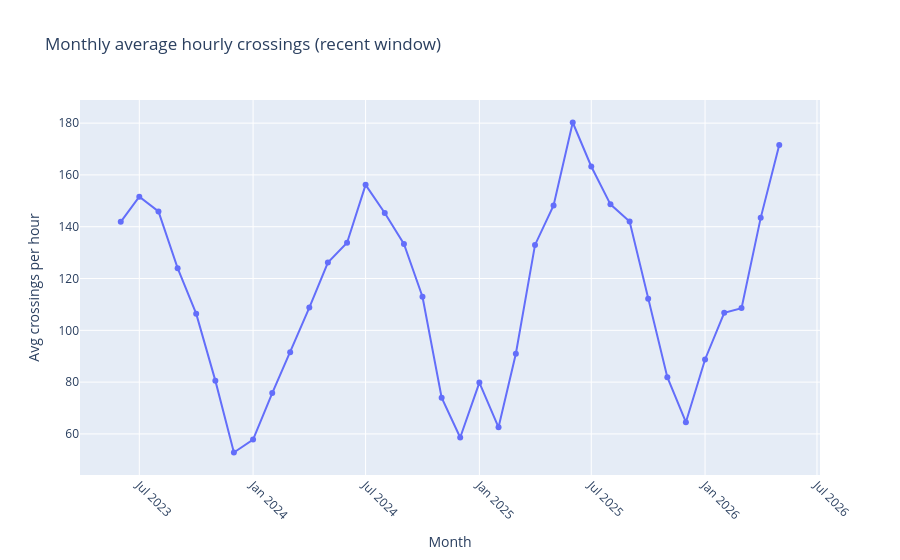

Write notebook code for a chart like this one.
### Code cell
# Line: monthly trend (last 36 months for readability)
plot_monthly = monthly_df.tail(36)
fig_month = px.line(
    plot_monthly,
    x="year_month",
    y="avg_hourly_crossings",
    markers=True,
    title="Monthly average hourly crossings (recent window)",
    labels={"year_month": "Month", "avg_hourly_crossings": "Avg crossings per hour"},
)
fig_month.update_xaxes(tickangle=45)
fig_month.write_image(FIG_DIR / "monthly_trend.png")
fig_month.show()

### Figure 1 — Plotly figure (JSON) as saved in the notebook; plotly's stock layout.template omitted (floating-point values rounded to 4 significant figures)
{"data": [{"hovertemplate": "Month=%{x}<br>Avg crossings per hour=%{y}<extra></extra>", "legendgroup": "", "line": {"color": "#636efa", "dash": "solid"}, "marker": {"symbol": "circle"}, "mode": "lines+markers", "name": "", "orientation": "v", "showlegend": false, "type": "scatter", "x": ["2023-06", "2023-07", "2023-08", "2023-09", "2023-10", "2023-11", "2023-12", "2024-01", "2024-02", "2024-03", "2024-04", "2024-05", "2024-06", "2024-07", "2024-08", "2024-09", "2024-10", "2024-11", "2024-12", "2025-01", "2025-02", "2025-03", "2025-04", "2025-05", "2025-06", "2025-07", "2025-08", "2025-09", "2025-10", "2025-11", "2025-12", "2026-01", "2026-02", "2026-03", "2026-04", "2026-05"], "xaxis": "x", "y": [141.9, 151.6, 145.9, 124.0, 106.4, 80.58, 52.83, 57.83, 75.79, 91.52, 108.8, 126.2, 133.8, 156.2, 145.3, 133.3, 113.0, 73.98, 58.62, 79.82, 62.54, 90.94, 133.0, 148.2, 180.2, 163.3, 148.6, 142.0, 112.2, 81.92, 64.54, 88.74, 106.7, 108.6, 143.4, 171.6], "yaxis": "y"}], "layout": {"legend": {"tracegroupgap": 0}, "title": {"text": "Monthly average hourly crossings (recent window)"}, "xaxis": {"anchor": "y", "domain": [0.0, 1.0], "tickangle": 45, "title": {"text": "Month"}}, "yaxis": {"anchor": "x", "domain": [0.0, 1.0], "title": {"text": "Avg crossings per hour"}}}}
